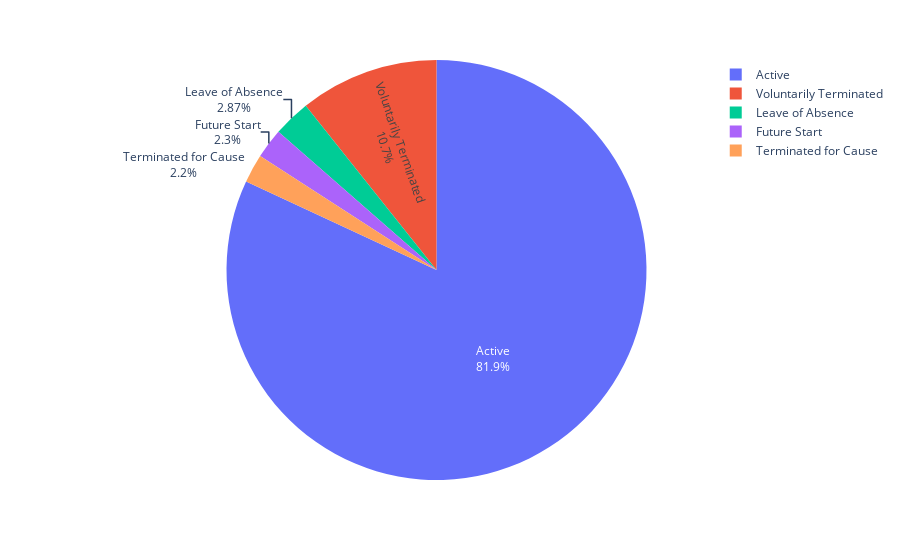

The notebook cell this image was saved under:
### Code cell
#Import the visualization library
import plotly.express as px

#Calculate the counts of each unique value in the 'EmployeeStatus' column.
Status_counts = data['EmployeeStatus'].value_counts()

# Create a pie chart using Plotly Express.
#'names' parametre specifies the labels for the segment.
#'values' parametre specifies the values for each segment.
fig = px.pie(Status_counts, names=Status_counts.index ,values=Status_counts.values)

#Updatethe pie chart's traces to show both the percentage and label on the chart.
fig.update_traces(textinfo='percent+label')

#Display the pie chart
fig.show()

fig.write_image("Employee status.png")

### Figure 1 — Plotly figure (JSON) as saved in the notebook; plotly's stock layout.template omitted (floating-point values rounded to 4 significant figures)
{"data": [{"domain": {"x": [0, 1], "y": [0, 1]}, "hovertemplate": "index=%{label}<br>value=%{value}<extra></extra>", "labels": ["Active", "Voluntarily Terminated", "Leave of Absence", "Future Start", "Terminated for Cause"], "legendgroup": "", "name": "", "showlegend": true, "textinfo": "percent+label", "type": "pie", "values": [2458, 321, 86, 69, 66]}], "layout": {"legend": {"tracegroupgap": 0}, "margin": {"t": 60}}}
